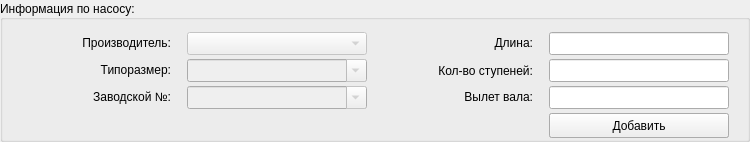
     <widget class="QGroupBox" name="groupPumpInfo">
      <property name="geometry">
       <rect>
        <x>400</x>
        <y>10</y>
        <width>750</width>
        <height>142</height>
       </rect>
      </property>
      <property name="title">
       <string>Информация по насосу:</string>
      </property>
      <property name="alignment">
       <set>Qt::AlignLeading|Qt::AlignLeft|Qt::AlignVCenter</set>
      </property>
      <widget class="QWidget" name="gridLayoutWidget">
       <property name="geometry">
        <rect>
         <x>10</x>
         <y>30</y>
         <width>731</width>
         <height>111</height>
        </rect>
       </property>
       <layout class="QGridLayout" name="gridPumpInfo" rowstretch="0,0,0,0" columnstretch="1,0,0,0">
        <property name="horizontalSpacing">
         <number>5</number>
        </property>
        <property name="verticalSpacing">
         <number>2</number>
        </property>
        <item row="0" column="0">
         <widget class="QLabel" name="lblProducer">
          <property name="sizePolicy">
           <sizepolicy hsizetype="Fixed" vsizetype="Fixed">
            <horstretch>0</horstretch>
            <verstretch>0</verstretch>
           </sizepolicy>
          </property>
          <property name="minimumSize">
           <size>
            <width>150</width>
            <height>20</height>
           </size>
          </property>
          <property name="maximumSize">
           <size>
            <width>150</width>
            <height>20</height>
           </size>
          </property>
          <property name="text">
           <string>Производитель:</string>
          </property>
          <property name="alignment">
           <set>Qt::AlignRight|Qt::AlignTrailing|Qt::AlignVCenter</set>
          </property>
         </widget>
        </item>
        <item row="0" column="1">
         <widget class="QComboBox" name="cmbProducers">
          <property name="enabled">
           <bool>false</bool>
          </property>
          <property name="sizePolicy">
           <sizepolicy hsizetype="Preferred" vsizetype="Fixed">
            <horstretch>0</horstretch>
            <verstretch>0</verstretch>
           </sizepolicy>
          </property>
          <property name="minimumSize">
           <size>
            <width>180</width>
            <height>23</height>
           </size>
          </property>
          <property name="maximumSize">
           <size>
            <width>181</width>
            <height>23</height>
           </size>
          </property>
         </widget>
        </item>
        <item row="1" column="2">
         <widget class="QLabel" name="lblStages">
          <property name="sizePolicy">
           <sizepolicy hsizetype="Fixed" vsizetype="Fixed">
            <horstretch>0</horstretch>
            <verstretch>0</verstretch>
           </sizepolicy>
          </property>
          <property name="minimumSize">
           <size>
            <width>150</width>
            <height>20</height>
           </size>
          </property>
          <property name="maximumSize">
           <size>
            <width>150</width>
            <height>19</height>
           </size>
          </property>
          <property name="text">
           <string>Кол-во ступеней:</string>
          </property>
          <property name="alignment">
           <set>Qt::AlignRight|Qt::AlignTrailing|Qt::AlignVCenter</set>
          </property>
         </widget>
        </item>
        <item row="2" column="1">
         <widget class="QComboBox" name="cmbSerials">
          <property name="enabled">
           <bool>false</bool>
          </property>
          <property name="sizePolicy">
           <sizepolicy hsizetype="Expanding" vsizetype="Preferred">
            <horstretch>0</horstretch>
            <verstretch>0</verstretch>
           </sizepolicy>
          </property>
          <property name="minimumSize">
           <size>
            <width>180</width>
            <height>23</height>
           </size>
          </property>
          <property name="maximumSize">
           <size>
            <width>180</width>
            <height>23</height>
           </size>
          </property>
          <property name="editable">
           <bool>true</bool>
          </property>
         </widget>
        </item>
        <item row="2" column="2">
         <widget class="QLabel" name="lblAssembly">
          <property name="sizePolicy">
           <sizepolicy hsizetype="Fixed" vsizetype="Fixed">
            <horstretch>0</horstretch>
            <verstretch>0</verstretch>
           </sizepolicy>
          </property>
          <property name="minimumSize">
           <size>
            <width>150</width>
            <height>20</height>
           </size>
          </property>
          <property name="maximumSize">
           <size>
            <width>150</width>
            <height>20</height>
           </size>
          </property>
          <property name="text">
           <string>Вылет вала:</string>
          </property>
          <property name="alignment">
           <set>Qt::AlignRight|Qt::AlignTrailing|Qt::AlignVCenter</set>
          </property>
         </widget>
        </item>
        <item row="2" column="0">
         <widget class="QLabel" name="lblSerial">
          <property name="sizePolicy">
           <sizepolicy hsizetype="Fixed" vsizetype="Fixed">
            <horstretch>0</horstretch>
            <verstretch>0</verstretch>
           </sizepolicy>
          </property>
          <property name="minimumSize">
           <size>
            <width>150</width>
            <height>20</height>
           </size>
          </property>
          <property name="maximumSize">
           <size>
            <width>150</width>
            <height>20</height>
           </size>
          </property>
          <property name="text">
           <string>Заводской №:</string>
          </property>
          <property name="alignment">
           <set>Qt::AlignRight|Qt::AlignTrailing|Qt::AlignVCenter</set>
          </property>
         </widget>
        </item>
        <item row="0" column="2">
         <widget class="QLabel" name="lblLenght">
          <property name="sizePolicy">
           <sizepolicy hsizetype="Fixed" vsizetype="Fixed">
            <horstretch>0</horstretch>
            <verstretch>0</verstretch>
           </sizepolicy>
          </property>
          <property name="minimumSize">
           <size>
            <width>150</width>
            <height>20</height>
           </size>
          </property>
          <property name="maximumSize">
           <size>
            <width>159</width>
            <height>20</height>
           </size>
          </property>
          <property name="text">
           <string>Длина:</string>
          </property>
          <property name="alignment">
           <set>Qt::AlignRight|Qt::AlignTrailing|Qt::AlignVCenter</set>
          </property>
         </widget>
        </item>
        <item row="0" column="3">
         <widget class="QLineEdit" name="txtLength">
          <property name="sizePolicy">
           <sizepolicy hsizetype="Fixed" vsizetype="Fixed">
            <horstretch>0</horstretch>
            <verstretch>0</verstretch>
           </sizepolicy>
          </property>
          <property name="minimumSize">
           <size>
            <width>180</width>
            <height>23</height>
           </size>
          </property>
          <property name="maximumSize">
           <size>
            <width>180</width>
            <height>23</height>
           </size>
          </property>
          <property name="focusPolicy">
           <enum>Qt::ClickFocus</enum>
          </property>
          <property name="inputMethodHints">
           <set>Qt::ImhNone</set>
          </property>
          <property name="readOnly">
           <bool>true</bool>
          </property>
         </widget>
        </item>
        <item row="1" column="1">
         <widget class="QComboBox" name="cmbTypes">
          <property name="enabled">
           <bool>false</bool>
          </property>
          <property name="sizePolicy">
           <sizepolicy hsizetype="Expanding" vsizetype="Preferred">
            <horstretch>0</horstretch>
            <verstretch>0</verstretch>
           </sizepolicy>
          </property>
          <property name="minimumSize">
           <size>
            <width>180</width>
            <height>23</height>
           </size>
          </property>
          <property name="maximumSize">
           <size>
            <width>180</width>
            <height>23</height>
           </size>
          </property>
          <property name="editable">
           <bool>true</bool>
          </property>
         </widget>
        </item>
        <item row="3" column="3">
         <widget class="QWidget" name="widget_7" native="true">
          <property name="sizePolicy">
           <sizepolicy hsizetype="Fixed" vsizetype="Fixed">
            <horstretch>0</horstretch>
            <verstretch>0</verstretch>
           </sizepolicy>
          </property>
          <property name="minimumSize">
           <size>
            <width>180</width>
            <height>25</height>
           </size>
          </property>
          <property name="maximumSize">
           <size>
            <width>180</width>
            <height>25</height>
           </size>
          </property>
          <widget class="QPushButton" name="btnPump_New">
           <property name="geometry">
            <rect>
             <x>0</x>
             <y>0</y>
             <width>180</width>
             <height>25</height>
            </rect>
           </property>
           <property name="sizePolicy">
            <sizepolicy hsizetype="Maximum" vsizetype="Fixed">
             <horstretch>0</horstretch>
             <verstretch>0</verstretch>
            </sizepolicy>
           </property>
           <property name="minimumSize">
            <size>
             <width>180</width>
             <height>25</height>
            </size>
           </property>
           <property name="maximumSize">
            <size>
             <width>180</width>
             <height>25</height>
            </size>
           </property>
           <property name="text">
            <string>Добавить</string>
           </property>
          </widget>
          <widget class="QPushButton" name="btnPump_Save">
           <property name="geometry">
            <rect>
             <x>0</x>
             <y>0</y>
             <width>100</width>
             <height>25</height>
            </rect>
           </property>
           <property name="sizePolicy">
            <sizepolicy hsizetype="Maximum" vsizetype="Fixed">
             <horstretch>0</horstretch>
             <verstretch>0</verstretch>
            </sizepolicy>
           </property>
           <property name="minimumSize">
            <size>
             <width>100</width>
             <height>25</height>
            </size>
           </property>
           <property name="maximumSize">
            <size>
             <width>100</width>
             <height>25</height>
            </size>
           </property>
           <property name="text">
            <string>Сохранить</string>
           </property>
          </widget>
          <widget class="QPushButton" name="btnPump_Cancel">
           <property name="geometry">
            <rect>
             <x>100</x>
             <y>0</y>
             <width>80</width>
             <height>25</height>
            </rect>
           </property>
           <property name="minimumSize">
            <size>
             <width>80</width>
             <height>25</height>
            </size>
           </property>
           <property name="maximumSize">
            <size>
             <width>85</width>
             <height>25</height>
            </size>
           </property>
           <property name="text">
            <string>Отмена</string>
           </property>
          </widget>
          <zorder>btnPump_Save</zorder>
          <zorder>btnPump_Cancel</zorder>
          <zorder>btnPump_New</zorder>
         </widget>
        </item>
        <item row="1" column="3">
         <widget class="QLineEdit" name="txtStages">
          <property name="sizePolicy">
           <sizepolicy hsizetype="Fixed" vsizetype="Fixed">
            <horstretch>0</horstretch>
            <verstretch>0</verstretch>
           </sizepolicy>
          </property>
          <property name="minimumSize">
           <size>
            <width>180</width>
            <height>23</height>
           </size>
          </property>
          <property name="maximumSize">
           <size>
            <width>180</width>
            <height>23</height>
           </size>
          </property>
          <property name="focusPolicy">
           <enum>Qt::ClickFocus</enum>
          </property>
          <property name="inputMethodHints">
           <set>Qt::ImhNone</set>
          </property>
          <property name="readOnly">
           <bool>true</bool>
          </property>
         </widget>
        </item>
        <item row="2" column="3">
         <widget class="QLineEdit" name="txtShaft">
          <property name="sizePolicy">
           <sizepolicy hsizetype="Fixed" vsizetype="Fixed">
            <horstretch>0</horstretch>
            <verstretch>0</verstretch>
           </sizepolicy>
          </property>
          <property name="minimumSize">
           <size>
            <width>180</width>
            <height>23</height>
           </size>
          </property>
          <property name="maximumSize">
           <size>
            <width>180</width>
            <height>23</height>
           </size>
          </property>
          <property name="focusPolicy">
           <enum>Qt::ClickFocus</enum>
          </property>
          <property name="inputMethodHints">
           <set>Qt::ImhNone</set>
          </property>
          <property name="readOnly">
           <bool>true</bool>
          </property>
         </widget>
        </item>
        <item row="1" column="0">
         <widget class="QLabel" name="lblType">
          <property name="sizePolicy">
           <sizepolicy hsizetype="Fixed" vsizetype="Fixed">
            <horstretch>0</horstretch>
            <verstretch>0</verstretch>
           </sizepolicy>
          </property>
          <property name="minimumSize">
           <size>
            <width>150</width>
            <height>20</height>
           </size>
          </property>
          <property name="maximumSize">
           <size>
            <width>150</width>
            <height>20</height>
           </size>
          </property>
          <property name="text">
           <string>Типоразмер:</string>
          </property>
          <property name="alignment">
           <set>Qt::AlignRight|Qt::AlignTrailing|Qt::AlignVCenter</set>
          </property>
         </widget>
        </item>
       </layout>
      </widget>
     </widget>
